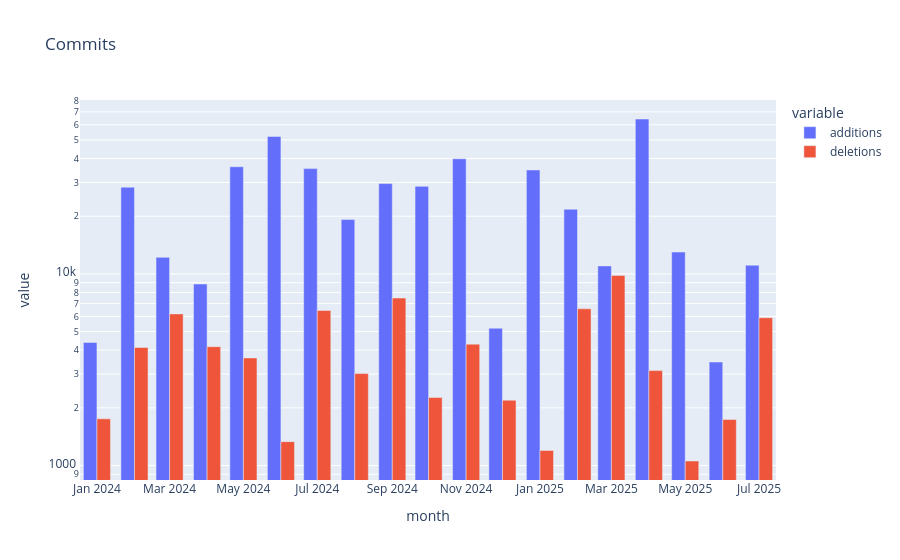

Source (notebook cell):
### Code cell
px.bar(user_code_commits('przemyslaw.kolodziejczyk').toPandas(),x='month',y=['additions','deletions'],log_y=True,title='Commits',barmode='group')

### Figure 1 — Plotly figure (JSON) as saved in the notebook; plotly's stock layout.template omitted (floating-point values rounded to 4 significant figures)
{"data": [{"alignmentgroup": "True", "hovertemplate": "variable=additions<br>month=%{x}<br>value=%{y}<extra></extra>", "legendgroup": "additions", "marker": {"color": "#636efa", "pattern": {"shape": ""}}, "name": "additions", "offsetgroup": "additions", "orientation": "v", "showlegend": true, "textposition": "auto", "type": "bar", "x": ["2025-07-01T00:00:00.000000000", "2025-06-01T00:00:00.000000000", "2025-05-01T00:00:00.000000000", "2025-04-01T00:00:00.000000000", "2025-03-01T00:00:00.000000000", "2025-02-01T00:00:00.000000000", "2025-01-01T00:00:00.000000000", "2024-12-01T00:00:00.000000000", "2024-11-01T00:00:00.000000000", "2024-10-01T00:00:00.000000000", "2024-09-01T00:00:00.000000000", "2024-08-01T00:00:00.000000000", "2024-07-01T00:00:00.000000000", "2024-06-01T00:00:00.000000000", "2024-05-01T00:00:00.000000000", "2024-04-01T00:00:00.000000000", "2024-03-01T00:00:00.000000000", "2024-02-01T00:00:00.000000000", "2024-01-01T00:00:00.000000000"], "xaxis": "x", "y": [11097, 3467, 13005, 64303, 11011, 21750, 34852, 5207, 39855, 28628, 29592, 19206, 35428, 52155, 36230, 8853, 12199, 28348, 4387], "yaxis": "y"}, {"alignmentgroup": "True", "hovertemplate": "variable=deletions<br>month=%{x}<br>value=%{y}<extra></extra>", "legendgroup": "deletions", "marker": {"color": "#EF553B", "pattern": {"shape": ""}}, "name": "deletions", "offsetgroup": "deletions", "orientation": "v", "showlegend": true, "textposition": "auto", "type": "bar", "x": ["2025-07-01T00:00:00.000000000", "2025-06-01T00:00:00.000000000", "2025-05-01T00:00:00.000000000", "2025-04-01T00:00:00.000000000", "2025-03-01T00:00:00.000000000", "2025-02-01T00:00:00.000000000", "2025-01-01T00:00:00.000000000", "2024-12-01T00:00:00.000000000", "2024-11-01T00:00:00.000000000", "2024-10-01T00:00:00.000000000", "2024-09-01T00:00:00.000000000", "2024-08-01T00:00:00.000000000", "2024-07-01T00:00:00.000000000", "2024-06-01T00:00:00.000000000", "2024-05-01T00:00:00.000000000", "2024-04-01T00:00:00.000000000", "2024-03-01T00:00:00.000000000", "2024-02-01T00:00:00.000000000", "2024-01-01T00:00:00.000000000"], "xaxis": "x", "y": [5906, 1738, 1056, 3128, 9820, 6576, 1198, 2192, 4299, 2266, 7479, 3019, 6441, 1332, 3644, 4170, 6185, 4132, 1753], "yaxis": "y"}], "layout": {"barmode": "group", "legend": {"title": {"text": "variable"}, "tracegroupgap": 0}, "title": {"text": "Commits"}, "xaxis": {"anchor": "y", "domain": [0, 1], "title": {"text": "month"}}, "yaxis": {"anchor": "x", "domain": [0, 1], "title": {"text": "value"}, "type": "log"}}}
